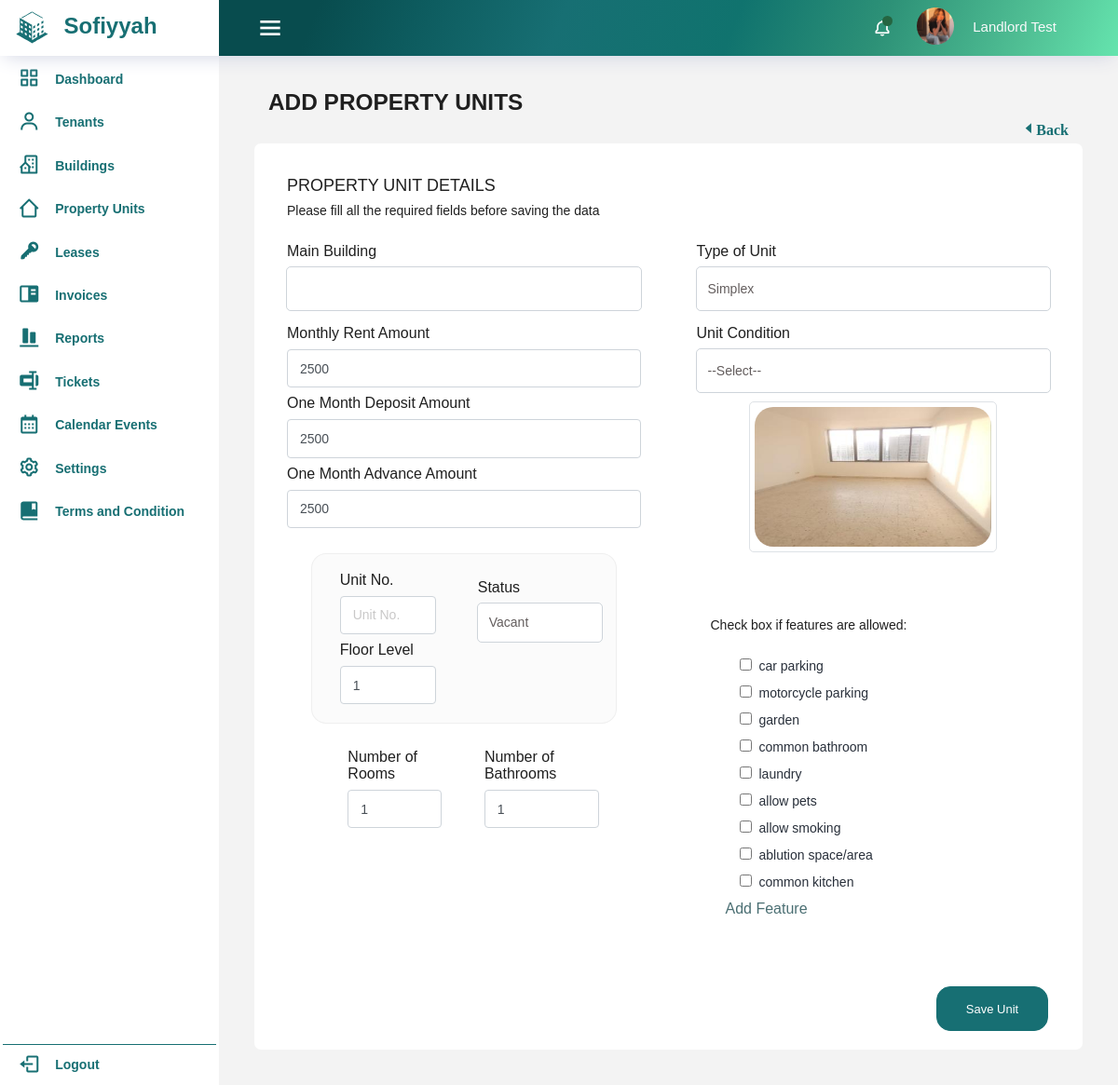
Page /property_units/add_property_units.php (signed in) on the committed database.
### tables this page shows
CREATE TABLE `unit_condition` (
  `id` int(11) NOT NULL,
  `condition_name` varchar(50) NOT NULL,
  `unit_type_picture` varchar(255) NOT NULL,
  `created_at` timestamp NOT NULL DEFAULT current_timestamp(),
  `updated_at` timestamp NOT NULL DEFAULT current_timestamp() ON UPDATE current_timestamp()
);

CREATE TABLE `features` (
  `id` int(11) NOT NULL,
  `feature_name` varchar(255) NOT NULL,
  `created_at` timestamp NOT NULL DEFAULT current_timestamp(),
  `updated_at` timestamp NOT NULL DEFAULT current_timestamp() ON UPDATE current_timestamp()
);

### classes/reference.class.php (called while the page is built, shortened)
<?php
require_once 'database.php';
class Reference{
    protected $db;
    function __construct()
    {
        $this->db = new Database();
    }
  function get_unit_con(){
    $sql = "SELECT * FROM unit_condition;";
    $query=$this->db->connect()->prepare($sql);
    if($query->execute()){
        $data = $query->fetchAll();
    }
    return $data;
  }
  function get_unit_type(){
    $sql = "SELECT * FROM unit_type;";
    $query=$this->db->connect()->prepare($sql);
    if($query->execute()){
        $data = $query->fetchAll();
    }
    return $data;
  }
}

### classes/database.php (called while the page is built)
<?php
class Database{
    private $host = 'localhost';
    private $username = 'root';
    private $password = '';
    private $database = 'test';
    protected $connection;
    function connect(){
        try
			{
				$this->connection = new PDO("mysql:host=$this->host;dbname=$this->database",
											$this->username, $this->password);
			}
			catch (PDOException $e)
			{
				echo "Connection error " . $e->getMessage();
			}
        return $this->connection;
    }
}
?>

### property_units/add_property_units.php (the view, shortened to what this page needs)
<?php
  require_once '../includes/dbconfig.php';
  require_once '../includes/header.php';
?>
<body>
<div class="container-scroller">
    <?php
      require_once '../includes/navbar.php';
    ?>
  <div class="container-fluid page-body-wrapper">
  <?php
        if (isset($_SESSION['user_type'])) {
            if ($_SESSION['user_type'] == 'landlord') {
                require_once '../alandlord-dash/landlord_sidebar.php';
            } elseif ($_SESSION['user_type'] == 'admin') {
                require_once '../includes/sidebar.php';
            }
        } else {
        }
    ?>
  <div class="main-panel">
    <div class="content-wrapper">
      <div class="row">
        <div class="col-md-12 pb-2">
          <div class="col-12 col-xl-8 mb-4 mb-xl-0">
            <h3 class="font-weight-bold">ADD PROPERTY UNITS</h3>
          </div>
          <div class="add-page-container">
            <div class="col-md-2 d-flex justify-align-between float-right">
                <a href="property_units.php" class='bx bx-caret-left'>Back</a>
            </div>
          </div>
        </div>
      </div>
      <div class="card">
        <div class="card-body">
          <div class="row g-3">
            <div class="col-md-12">
              <div class="form-group-row">
                <div class="col">
                  <h4 class="table-title pt-3">PROPERTY UNIT DETAILS</h4>
                  <p class="table-title pb-3">Please fill all the required fields before saving the data</p>
                </div>
            </div>
            <form action="add_property_units.php" method="post" class="needs-validation" id="add-property-units-form" onsubmit="return validateForm(event);" novalidate>
              <div class="row g-3">
                <div class="col-md-6">
                    <div class="form-group-row">
                        <div class="col">
                            <label for="main_property">Main Building</label>
                            <select title="--Select--" class="form-control selectpicker" data-live-search="true" data-dropup-auto="false" data-size="5" data-liveSearchStyle="startsWith" name="main_property" id="main_property" required>
                            <?php
                            require_once '../classes/reference.class.php';
                            ?>
                            </select>
                        </div>
                    </div>
                </div>
                <div class="col-md-6">
                    <div class="form-group-row">
                        <div class="col">
                            <label for="unit_type">Type of Unit</label>
                            <select title="--Select--" class="form-control selectpicker" data-live-search="true" data-dropup-auto="false" data-size="5" data-liveSearchStyle="startsWith" name="unit_type" id="unit_type" required>
                            <?php
                            require_once '../classes/reference.class.php';
                            $ref_obj = new Reference();
                            $ref = $ref_obj->get_unit_type($_POST['filter']);
                            foreach($ref as $row){
                            ?>
                            <option value="<?=$row['id']?>"><?=$row['type_name']?></option>
                            <?php
                            }
                              ?>
                            </select>
                        </div>
                    </div>
                </div>
                <div class="col-md-6">
                  <div class="form-group-row">
                    <div class="col">
                      <label for="monthly_rent">Monthly Rent Amount</label>
                      <input class="form-control form-control-sm" placeholder="" type="number" id="monthly_rent" name="monthly_rent" required value="<?php echo isset($_POST['monthly_rent']) ? $_POST['monthly_rent'] : 2500; ?>">
                    </div>
                  </div>
                  <div class="form-group-row pt-2">
                    <div class="col">
                      <label for="one_month_deposit">One Month Deposit Amount</label>
                      <input type="number" class="form-control form-control-sm" id="one_month_deposit" placeholder="enter amount" name="one_month_deposit" value="<?php echo isset($_POST['one_month_deposit']) ? $_POST['one_month_deposit'] : 2500; ?>">
                    </div>
                  </div>
                  <div class="form-group-row pt-2">
                    <div class="col">
                      <label for="one_month_advance">One Month Advance Amount</label>
                      <input type="number" class="form-control form-control-sm" id="one_month_advance" placeholder="enter amount" name="one_month_advance" value="<?php echo isset($_POST['one_month_advance']) ? $_POST['one_month_advance'] : 2500; ?>">
                    </div>
                  </div>
                  <div class="pt-4">
                    <div class="card-d row g-3">
                      <div class="col-md-6">
                        <div class="form-group-row">
                          <div class="col-md-12">
                            <label for="unit_no">Unit No.</label>
                            <input class="form-control form-control-sm" placeholder="Unit No." type="text" id="unit_no" name="unit_no" required>
                          </div>
                        </div>
                        <div class="form-group-row pt-2">
                          <div class="col-md-12">
                            <label for="floor_level">Floor Level</label>
                            <input class="form-control form-control-sm" placeholder="Floor Level" type="number" id="floor_level" name="floor_level" min="1" max="100" value="<?php echo  isset($_POST['floor_level']) ? $_POST['floor_level'] : 1; ?>">
                          </div>
                        </div>
                      </div>
                      <div class="col-md-6">
                        <div class="row g-3">
                          <div class="form-group-row pt-2">
                            <div class="col-md-12">
                              <label for="status">Status</label>
                              <select class="form-control form-control-sm" id="status" name="status">
                                <option value="Vacant" selected>Vacant</option>
                              </select>
                            </div>
                          </div>
                        </div>
                      </div>
                    </div>
                  </div>
                  <div class="d-flex pt-3">
                    <div id="room_fields">
                      <div class="col-md-12">
                        <div class="form-group-row">
                          <div class="p-2">
                            <label for="num_rooms" class="">Number of Rooms</label>
                            <input type="number" class="form-control form-control-sm" id="num_rooms" name="num_rooms" min="1" max="100" value="<?php echo  isset($_POST['num_rooms']) ? $_POST['num_rooms'] : 1; ?>">
                          </div>
                        </div>
                      </div>
                    </div>
                    <div id="bathroom_fields">
                      <div class="col-md-12">
                        <div class="form-group-row">
                          <div class="p-2">
                            <label for="num_bathrooms" class="">Number of Bathrooms</label>
                            <input type="number" class="form-control form-control-sm" id="num_bathrooms" name="num_bathrooms" min="1" max="100" value="<?php echo  isset($_POST['num_bathrooms']) ? $_POST['num_bathrooms'] : 1; ?>">
                          </div>
                        </div>
                      </div>
                    </div>
                  </div>
                </div>
                <div class="col-md-6">
                    <div class="form-group-row">
                      <div class="col">
                        <label for="unit_condition">Unit Condition</label>
                        <select class="form-control selectpicker" data-live-search="true" data-dropup-auto="false" data-size="5" data-liveSearchStyle="startsWith" id="unit_condition" name="unit_condition" onchange="updateUnitTypePicture()">
                          <option value="none">--Select--</option>
                          <?php
                          require_once '../classes/reference.class.php';
                          $ref_obj = new Reference();
                          $ref = $ref_obj->get_unit_con();
                          ?>
                        </select>
                        <div class="image-container mb-3" style="margin-inline: 15%;width: 70%;">
                        <img id="unit_type_picture" src="../img/unit_conditions/<?php echo isset($ref[0]['unit_type_picture']) && $ref[0]['unit_type_picture'] !== '' ? $ref[0]['unit_type_picture'] : 'default-image.png'; ?>" alt="Unit Condition Picture" height="150px" width="100%">
                        </div>
                      </div>
                    </div>
                    <div class="w-100 pt-5">
                      <div class="form-group-row">
                        <div class="col d-flex">
                          <div class="col-lg-12">
                            <p>Check box if features are allowed:</p>
                            <div class="p-3">
                              <?php
                                $result = mysqli_query($conn, "SELECT id, feature_name FROM features");
                                $selected_features = isset($property_units_obj->pu_features) ? json_decode($property_units_obj->pu_features) : array();
                                while ($row = mysqli_fetch_assoc($result)) {
                                  $checked = in_array($row['id'], $selected_features) ? "checked" : "";
                                  echo "<div class='col-sm-12 text-dark mb-1'>";
                                  echo "<input type='checkbox' class='checkmark req' id='feature" . $row['id'] . "' name='pu_features[]' value='" . $row['id'] . "' $checked>" . "<label class='pl-2 features'  for='feature" . $row['id'] . "'>" . $row['feature_name'] . "</label><br>";
                                  echo "</div>";
                                }
                              ?>
                              <a href="#" data-toggle="modal" data-target="#featureAndAmenitiesModal">Add Feature</a><div><br></div>
                            </div>
                          </div>
                        </div>
                      </div>
                    </div>
                  </div>
                </div>
              </div>
              <div class="pt-4">
                <input type="submit" class="btn btn-success btn-sm" value="Save Unit" name="save" id="save">
              </div>
          </div>
        </div>
    </div>
  </div>
</div>

### rows in the picture
unit_condition: unit_type_picture (picture)
features: feature_name "car parking"
features: feature_name "motorcycle parking"
features: feature_name "garden"
features: feature_name "common bathroom"
features: feature_name "laundry"
features: feature_name "allow pets"
features: feature_name "allow smoking"
features: feature_name "ablution space/area"
features: feature_name "common kitchen"

### other values in the picture
$_SESSION['username'] "Landlord Test"
form field unit_type "Simplex"
